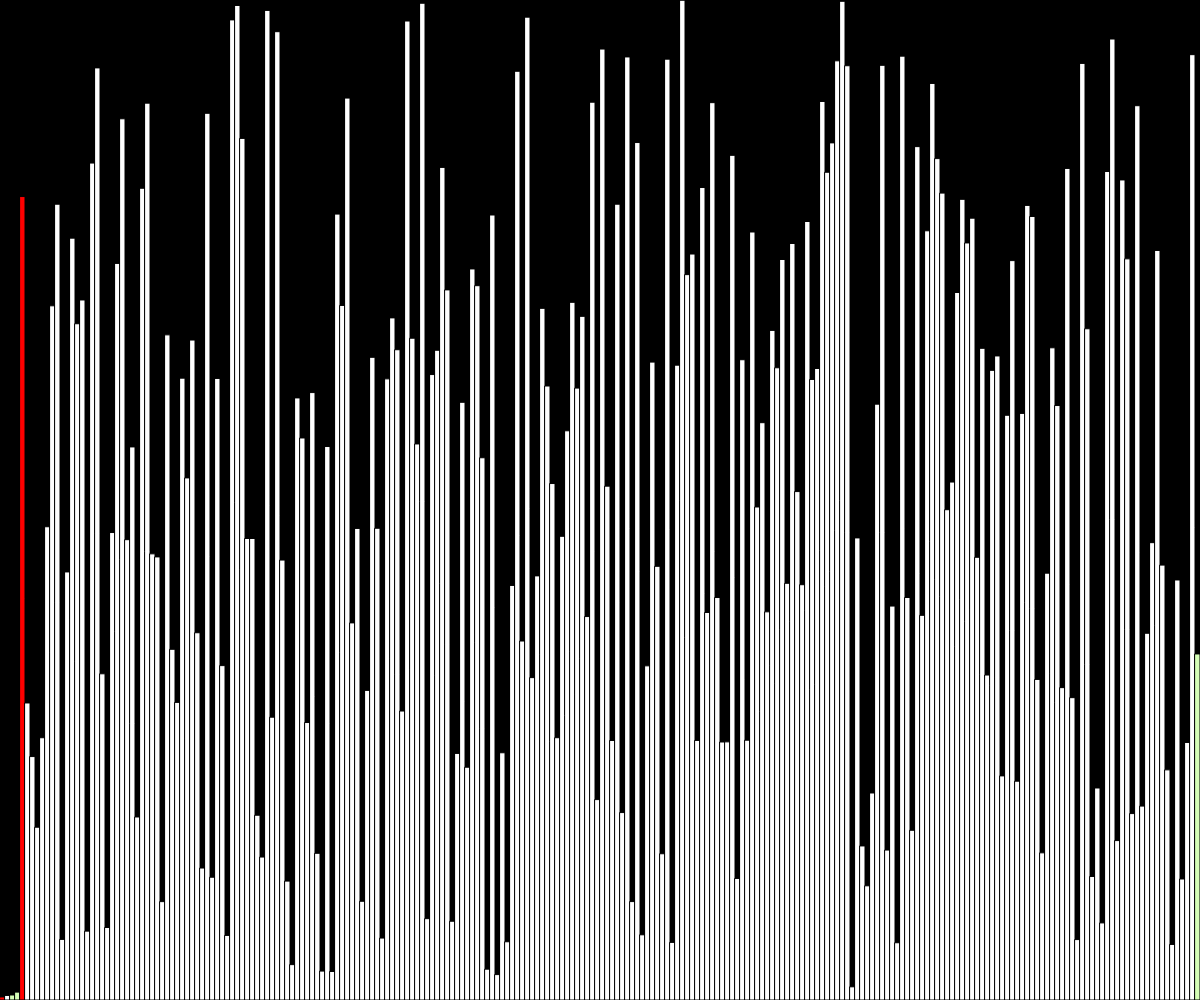
Frame 1 (no input)
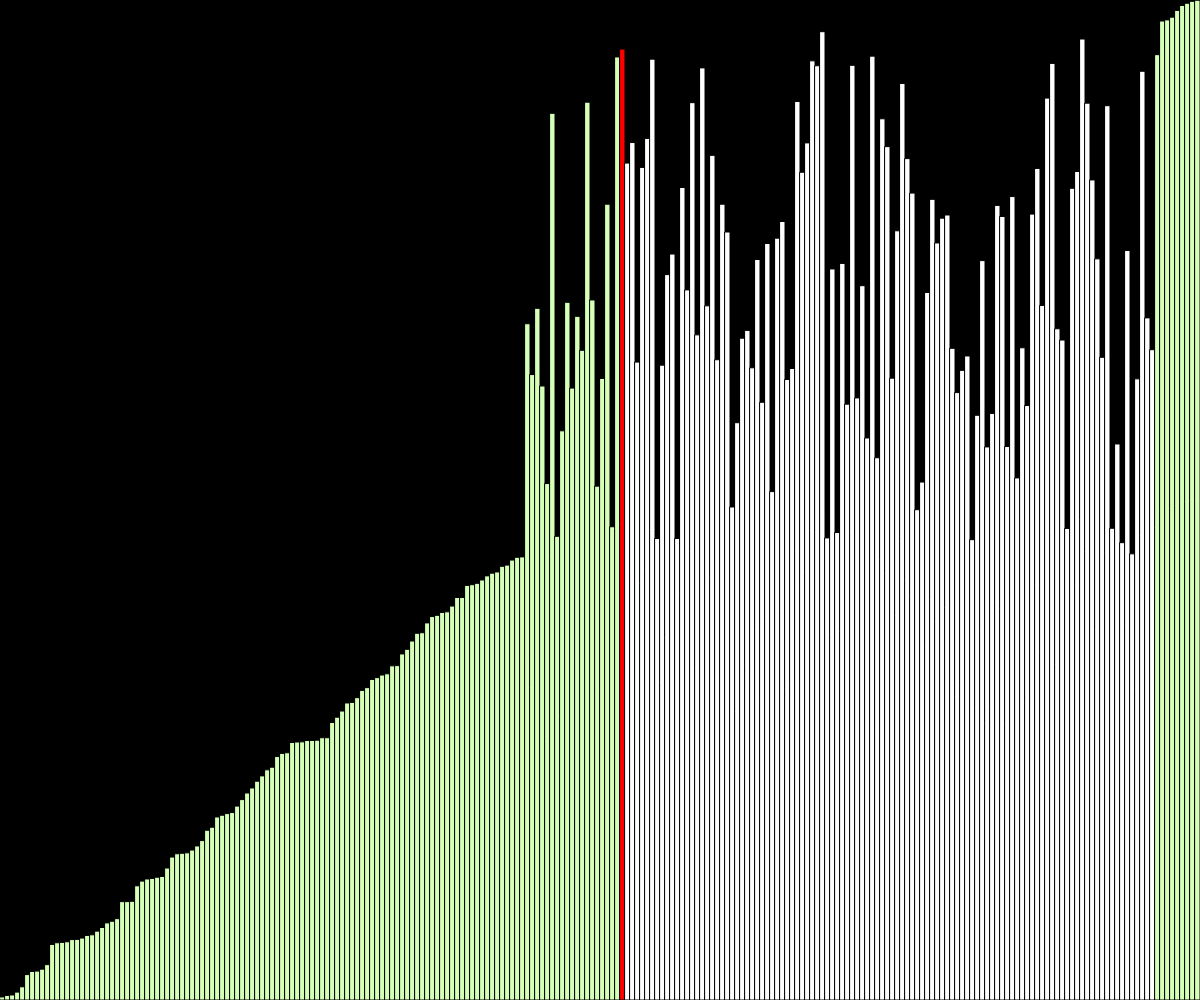
Frame 60 (no input)
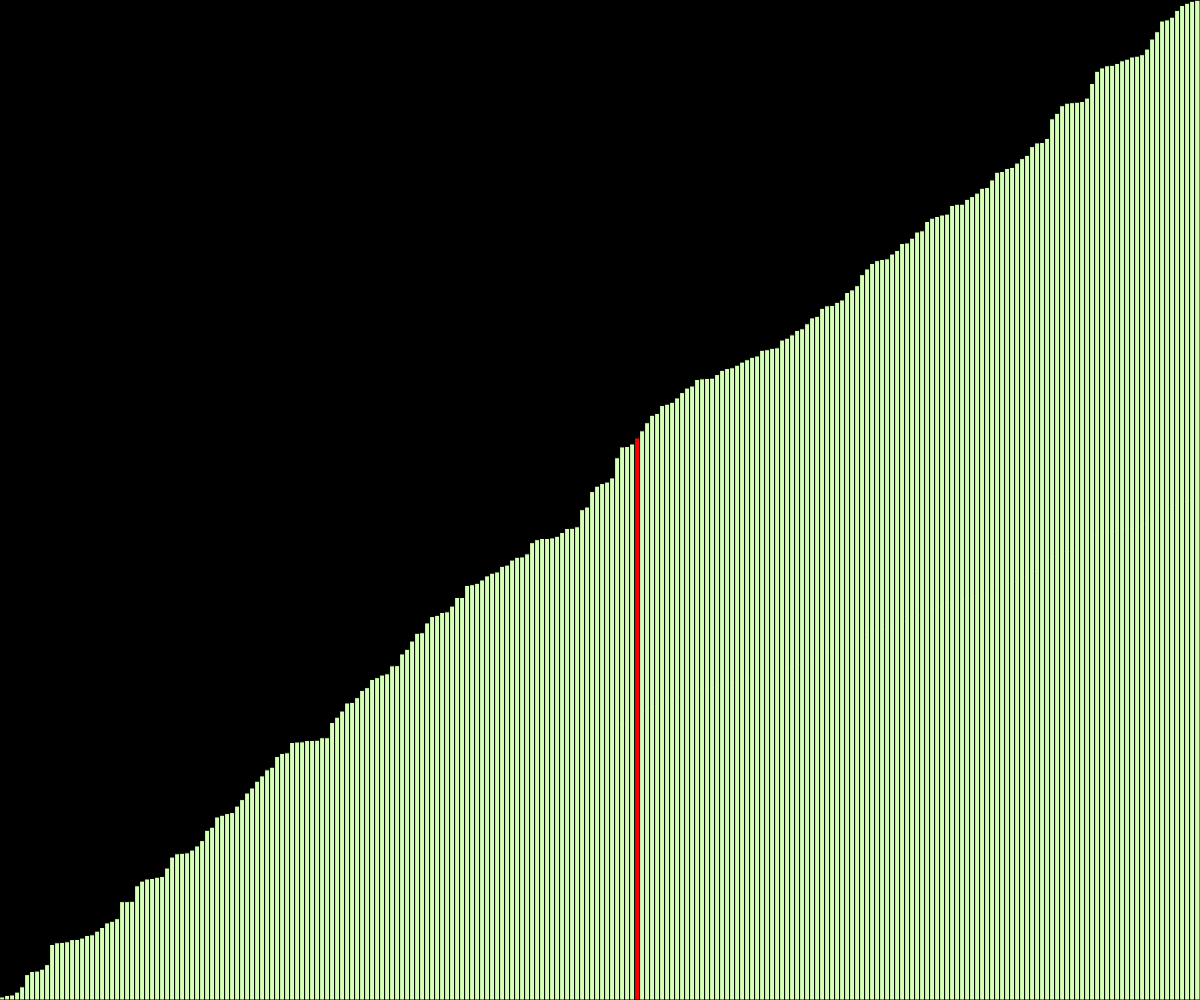
Frame 120 (the mouse pressed at the canvas centre since frame 60)

The p5.js sketch that drew these frames (run headless with seeded random() and noise() and a simulated clock; from frame 60 on, the mouse is pressed at the canvas centre):

// p5.js sketch
// ── sketch.js
let values;
let i = 0;
let j = 0;
let w = 5;
let states = [];

function setup() {
  createCanvas(innerWidth, innerHeight);
  values = new Array(floor(width / w));
  for (let i = 0; i < values.length; i++) {
    values[i] = random(height);
    states[i] = -1;
  }
  quick_sort(values, 0, values.length - 1);
}

function draw() {
  background(0);

  for (let i = 0; i < values.length; i++) {
    stroke(0);
    fill(255);
    if (states[i] == 0) {
      fill(255, 0, 0);
    } else if (states[i] == 1) {
      fill("##0777D");
    } else {
      fill("#D6FFB7");
    }
    rect(i * w, height - values[i], w, values[i]);
  }
}

async function quick_sort(arr, start, end) {
  if (start >= end) return;

  let index = await partition(arr, start, end);
  states[index] = -1;

  await Promise.all([
    quick_sort(arr, start, index - 1),
    quick_sort(arr, index + 1, end),
  ]);
}

async function partition(arr, start, end) {
  for (let i = start; i < end; i++) {
    states[i] = 1;
  }

  let pivot_index = start;
  let pivot_value = arr[end];
  states[pivot_index] = 0;
  for (let i = start; i < end; i++) {
    if (arr[i] < pivot_value) {
      await swap(arr, i, pivot_index);
      states[pivot_index] = -1;
      pivot_index++;
      states[pivot_index] = 0;
    }
  }
  await swap(arr, pivot_index, end);

  for (let i = start; i < end; i++) {
    if (i != pivot_index) states[i] = -1;
  }

  return pivot_index;
}

async function swap(arr, a, b) {
  await sleep(0);
  let t = arr[a];
  arr[a] = arr[b];
  arr[b] = t;
}

function sleep(ms) {
  return new Promise((resolve) => setTimeout(resolve, ms));
}
